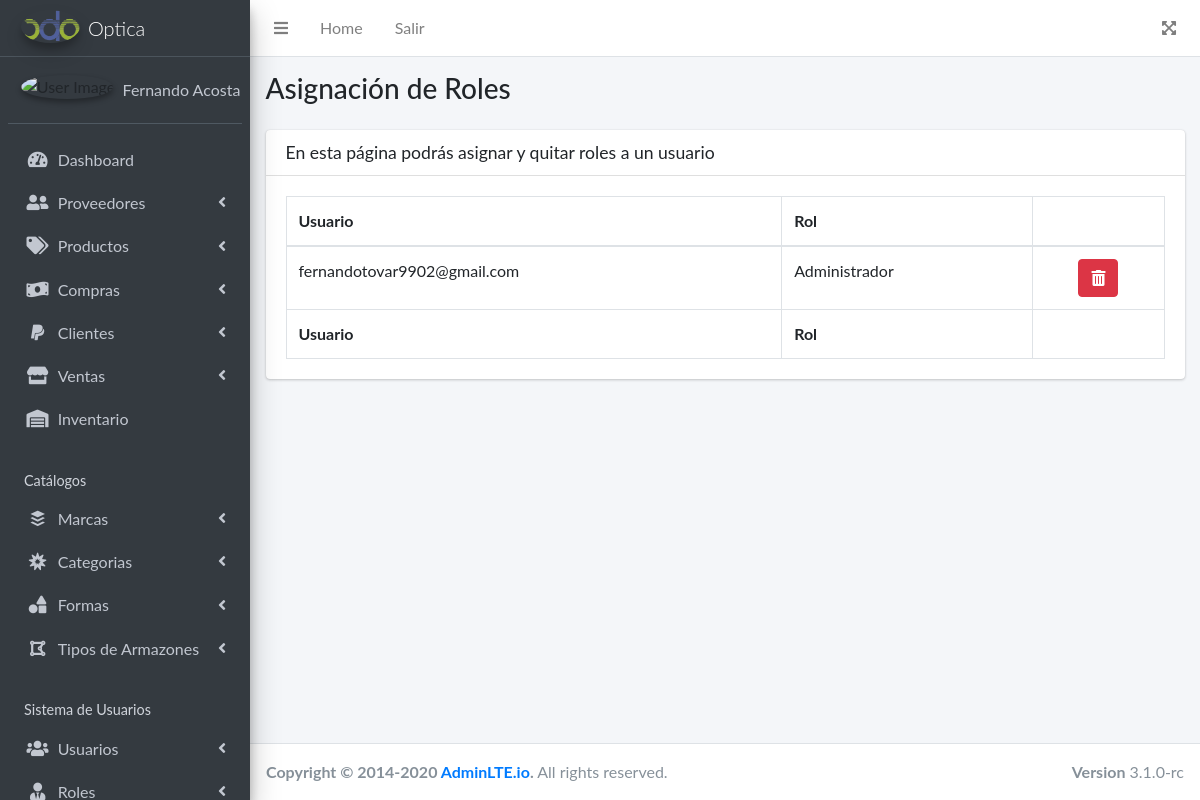
The page /admin/cruge/usuario_rol/usuario_rol.php (signed in) on the database its author committed.
### tables this page shows
CREATE TABLE `usuario_rol` (
  `id_usuario` int(11) NOT NULL,
  `id_rol` int(11) NOT NULL
);

CREATE TABLE `usuario` (
  `id_usuario` int(11) NOT NULL,
  `correo` varchar(100) NOT NULL,
  `nombre` varchar(50) NOT NULL,
  `contrasena` varchar(32) NOT NULL,
  `foto` varchar(20) DEFAULT NULL,
  `token` varchar(16) DEFAULT NULL
);

CREATE TABLE `rol` (
  `id_rol` int(11) NOT NULL,
  `rol` varchar(100) NOT NULL
);

### admin/class/database.class.php (called while the page is built, shortened)
<?php
   class Database
   {
       public function connect()
       {
           $this->host = 'localhost';
           $this->database = 'optica';
           $this->user = 'empleado';
           $this->password = '123456';
           try {
               $options = [
                PDO::ATTR_ERRMODE => PDO::ERRMODE_EXCEPTION,
               ];
               $this->conn = new PDO('mysql:host='.$this->host.';dbname='.$this->database, $this->user, $this->password, $options);
           } catch (PDOException $e) {
               echo '¡Error al conectar a la BD!: '.$e->getMessage().'<br/>';
               die();
           }
       }
   }

### admin/class/usuario_rol.class.php (called while the page is built, shortened)
<?php
  include_once 'database.class.php';
   class UsuarioRol extends Database
   {
       public function fetchAll()
       {
           $datos = null;
           try {
               $sql = 'SELECT ur.id_usuario, ur.id_rol, u.correo as usuario, r.rol FROM usuario_rol ur
            JOIN usuario u on u.id_usuario = ur.id_usuario
            JOIN rol r on r.id_rol = ur.id_rol
            order by ur.id_usuario, ur.id_rol';
               $resultado = $this->conn->query($sql);
               $datos = $resultado->fetchAll(PDO::FETCH_ASSOC);
           } catch (\Throwable $th) {
               echo $th;
               die();
           }
           return $datos;
       }
   }

### admin/cruge/usuario_rol/views/table.php (the view)
<?php include '../../views/header.php'; ?>
<?php include '../../views/navbar.php'; ?>
<div class="wrapper">
  <main class="content-wrapper">
    <div class="content-header">
      <div class="container-fluid">
        <h3 class="mb-4">Asignación de Roles</h3>
        <div class="row">
          <div class="col-12">
            <div class="card">
              <div class="card-header">
                <h3 class="card-title">En esta página podrás asignar y quitar roles a un usuario</h3>
              </div>
              <div class="card-body">
                <table id="tabla" class="table table-bordered table-hover">
                  <thead>
                    <tr>
                      <th scope="col">Usuario</th>
                      <th scope="col">Rol</th>
                      <th scope="col">
                      </th>
                    </tr>
                  </thead>
                  <tbody>
                    <?php foreach ($data as $resultado => $fila):?>
                    <tr>
                      <td><?php echo $fila['usuario']; ?></td>
                      <td><?php echo $fila['rol']; ?></td>
                      <td class="text-center"><a
                          href="usuario_rol.php?id_usuario=<?php echo $fila['id_usuario']; ?>&id_rol=<?php echo $fila['id_rol']; ?>&action=delete"
                          class='btn btn-danger' role='button'><i class="fas fa-trash-alt"></i></a></td>
                    </tr>
                    <?php endforeach;
                     ?>
                  </tbody>
                  <tfoot>
                    <tr>
                      <th scope="col">Usuario</th>
                      <th scope="col">Rol</th>
                      <th scope="col">
                      </th>
                    </tr>
                  </tfoot>
                </table>
              </div>
            </div>
          </div>
        </div>
      </div>
    </div>
  </main>
</div>
<?php include '../../views/footer.php'; ?>

### css/admin.css (style rules this page uses)
body { font-family: 'Lato', sans-serif; }

### rows shown on the page
usuario_rol: id_usuario.correo "fernandotovar9902@gmail.com", id_rol.rol "Administrador"

### other values the page prints
$_SESSION['nombre'] "Fernando Acosta"
